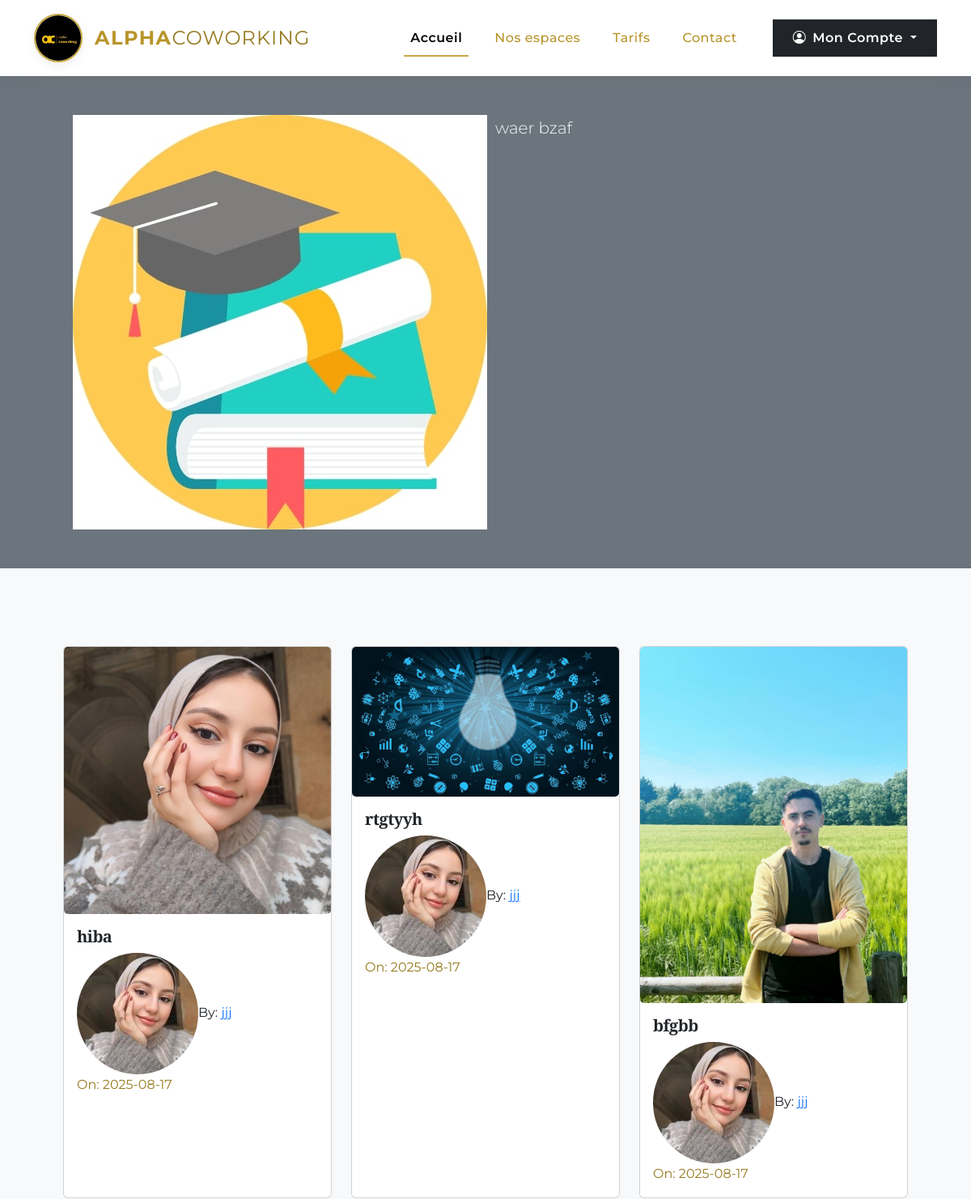
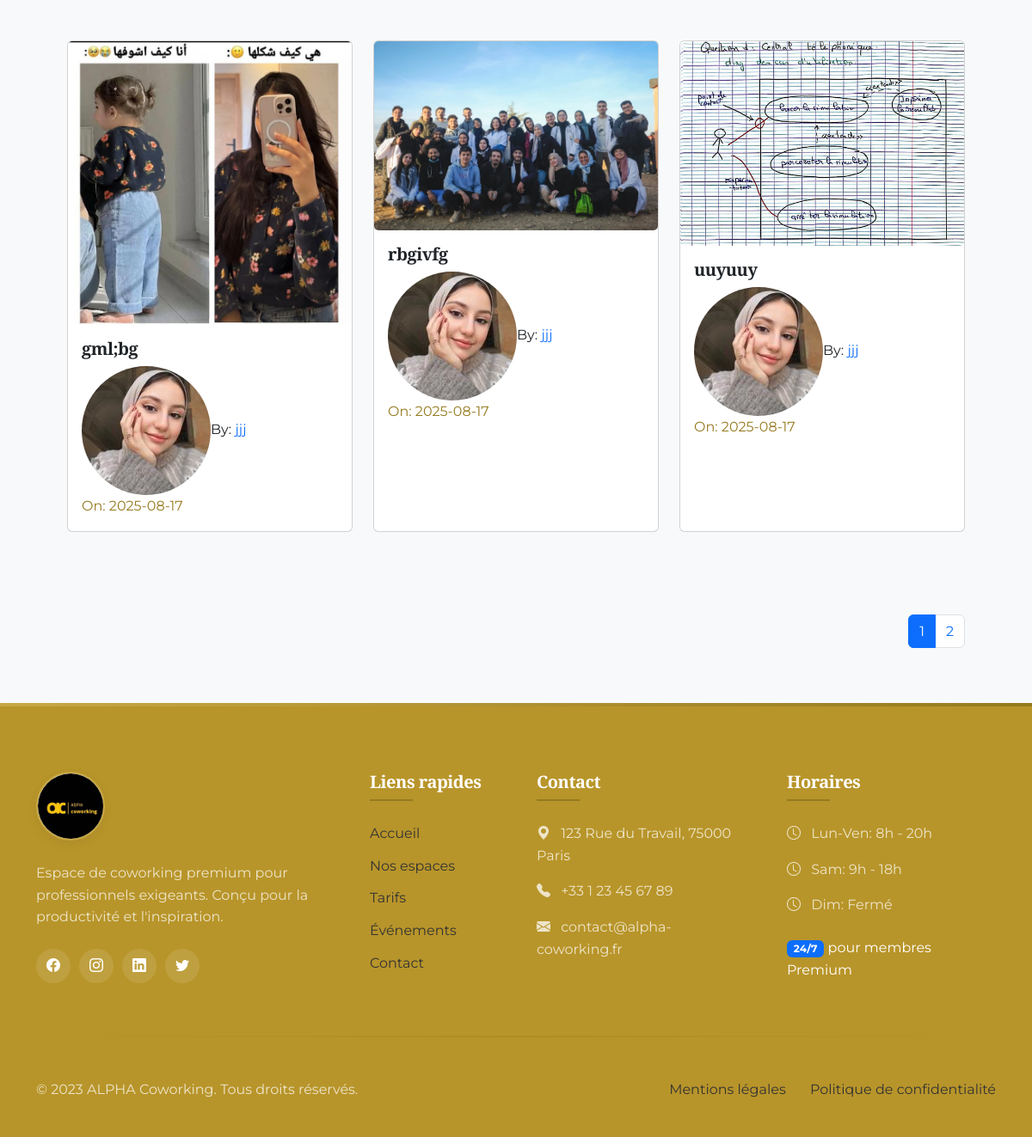
Page /Python (signed in) on the committed database (2 pictures, top to bottom).
### pythonic/models.py (models this page shows, shortened)
class Course(db.Model):
    id = db.Column(db.Integer, primary_key=True)
    title = db.Column(db.String(50), unique=True, nullable=False)
    description = db.Column(db.String(150), nullable=False)
    icon = db.Column(db.String(20), nullable=False, default="default_icon.jpg")
    lessons = db.relationship("Lesson", backref="course_name", lazy=True)

class Lesson(db.Model):
    id = db.Column(db.Integer, primary_key=True)
    title = db.Column(db.String(100), nullable=False)
    date_posted = db.Column(db.DateTime, nullable=False, default=datetime.utcnow)
    content = db.Column(db.Text, nullable=False)
    thumbnail = db.Column(
        db.String(20), nullable=False, default="default_thumbnail.jpg"
    )
    slug = db.Column(db.String(32), nullable=False)
    user_id = db.Column(db.Integer, db.ForeignKey("user.id"), nullable=False)
    course_id = db.Column(db.Integer, db.ForeignKey("course.id"), nullable=False)

class User(db.Model, UserMixin):
    id = db.Column(db.Integer, primary_key=True)
    fname = db.Column(db.String(25), nullable=False)
    lname = db.Column(db.String(25), nullable=False)
    username = db.Column(db.String(25), unique=True, nullable=False)
    email = db.Column(db.String(125), unique=True, nullable=False)
    image_file = db.Column(db.String(20), nullable=False, default="default.png")
    bio = db.Column(db.Text, nullable=True)
    password = db.Column(db.String(60), nullable=False)
    lessons = db.relationship("Lesson", backref="author", lazy=True)

### pythonic/courses/routes.py (the view)
@courses_bp.route("/<string:course_title>")
def course(course_title):
    course = Course.query.filter_by(title=course_title).first()
    course_id = course.id if course else None
    course = Course.query.get_or_404(course_id)
    page = request.args.get("page", 1, type=int)
    lessons = Lesson.query.filter_by(course_id=course_id).paginate(
        page=page, per_page=6
    )
    return render_template(
        "course.html",
        title=course.title,
        course=course,
        lessons=lessons,
    )

### pythonic/models.py (called while the page is built)
@login_manager.user_loader
def load_user(user_id):
    return User.query.get(int(user_id))

### pythonic/templates/course.html (shortened to what this page needs)
{% extends "layout.html"%}
{% block content %}
<div class="container-fluid bg-secondary">
    <div class="container">
        <div class="row p-5">
            <div class="col-6">
                <img src="{{url_for('static', filename='course_icons/'+course.icon)}}" alt="">
            </div>
            <div class="col-6">
                <span class="lead text-light">{{course.description}}</span>
            </div>
        </div>
    </div>
</div>
<section class="bg-light">
    <div class="container p-5">
        <div class="row">
            {% for lesson in lessons.items %}
            <div class="col-sm-12 col-md-6 col-lg-4 pb-5 d-flex align-items-stretch">
                <div class="card lesson">
                    <img src="{{url_for('static', filename='lesson_thumbnails/'+lesson.thumbnail)}}" class="card-img">
                    <div class="card-body d-flex flex-column">
                        <h5 class="card-title">
                            <a class="text-decoration-none text-dark"
                                href="{{url_for('lessons.lesson', lesson_slug=lesson.slug, course=lesson.course_name.title)}}">{{lesson.title}}</a>
                        </h5>
                        <span><img class="article-img rounded-circle"
                                src="{{url_for('static', filename='user_pics/'+lesson.author.image_file)}}" alt="">By:
                            <a href="{{url_for('users.author', username=lesson.author.username)}}"
                                class="link">{{lesson.author.username}}</a></span>
                        <span class="text-muted">On: {{lesson.date_posted.strftime('%Y-%m-%d')}}</span>
                    </div>
                </div>
            </div>
            {% endfor %}
            <nav class="mt-5" aria-label="...">
                <ul class="pagination" style="display: flex; justify-content: flex-end">
                    {% for page_num in lessons.iter_pages(left_edge=1, right_edge=1, left_current=1, right_current=2) %}
                    {% if page_num %}
                    {% if lessons.page == page_num %}
                    <li class="page-item active">
                        <a href="{{url_for('courses.course', course_title=course.title, page=page_num)}}"
                            class="page-link">{{page_num}}</a>
                    </li>
                    {%else%}
                    <li class="page-item">
                        <a href="{{url_for('courses.course', course_title=course.title, page=page_num)}}"
                            class="page-link">{{page_num}}</a>
                    </li>
                    {%endif%}
                    {% else %}
                    <span class="mx-2">...</span>
                    {% endif %}
                    {% endfor %}
                </ul>
            </nav>
        </div>
    </div>
</section>
{% endblock content%}

### pythonic/templates/layout.html (style rules this page uses)
:root { --marron-fonce: #B8952A; --marron-dore: #C8A845; --marron-clair: #967A1F; --beige: #333333; --beige-clair: #F8F9FA; --blanc: #FFFFFF; --noir: #212121; --transition: all 0.4s cubic-bezier(0.645, 0.045, 0.355, 1); }
body { font-family: 'Montserrat', sans-serif; background-color: var(--beige-clair); color: var(--noir); overflow-x: hidden; line-height: 1.6; }
h1, h2, h3, h4, h5, .display-1, .display-2, .display-3 { font-family: 'Playfair Display', serif; font-weight: 600; color: var(--marron-fonce); letter-spacing: -0.5px; }
.bg-light { background-color: var(--beige-clair) !important; }
.text-muted { color: var(--marron-clair) !important; }

### rows in the picture
Course: icon (placeholder picture), description "waer bzaf"
Lesson: thumbnail (picture), title "hiba", image_file (picture), author.username "jjj", date_posted "2025-08-17"
Lesson: thumbnail (picture), title "rtgtyyh", image_file (picture), author.username "jjj", date_posted "2025-08-17"
Lesson: thumbnail (picture), title "bfgbb", image_file (picture), author.username "jjj", date_posted "2025-08-17"
Lesson: thumbnail (picture), title "gml;bg", image_file (picture), author.username "jjj", date_posted "2025-08-17"
Lesson: thumbnail (picture), title "rbgivfg", image_file (picture), author.username "jjj", date_posted "2025-08-17"
Lesson: thumbnail (picture), title "uuyuuy", image_file (picture), author.username "jjj", date_posted "2025-08-17"

### other values in the picture
{{ page_num }} "1"
{{ page_num }} "2"
